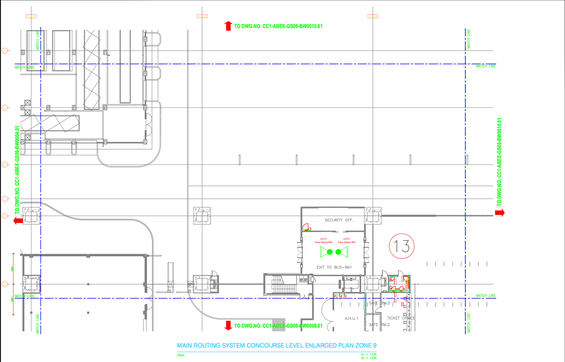
#> input picture ψ/active/width_1600.png, 565 x 362 px, shrunk from 1599 x 1024 before the run
$ python generate_heatmap.py
#> lines starting #> are read from the running program, lines starting #| are printed output that depends on the picture
"""
Smart Rail — Heatmap Generator
Simulates visitor density on Concourse Level Zone 9 floorplan
Based on DeepTrack sensor data model (Radical Enlighten)
"""

import sys
import os
sys.stdout.reconfigure(encoding='utf-8')

import numpy as np
import matplotlib.pyplot as plt
import matplotlib.colors as mcolors
from matplotlib.patches import FancyBboxPatch
from scipy.ndimage import gaussian_filter
from PIL import Image

# --- Config ---
FLOORPLAN_PATH = os.path.join(os.path.dirname(__file__), "width_1600.png")
OUTPUT_DIR = os.path.dirname(__file__)

# Load floorplan
img = Image.open(FLOORPLAN_PATH)
#> img is the input picture: PIL image 565x362 RGB; mean R, G, B 246.6, 247.7, 247.5
img_array = np.array(img)
h, w = img_array.shape[:2]
#> h = 362; w = 565

# --- Define sensor node positions (normalized 0-1, mapped to image) ---
# Based on floorplan layout analysis
SENSOR_NODES = {
    "FARE_GATE":       {"pos": (0.42, 0.58), "label": "Fare Gates",        "capacity": 200},
    "MAIN_CONCOURSE":  {"pos": (0.50, 0.30), "label": "Main Concourse",    "capacity": 500},
    "BUS_BAY_EXIT":    {"pos": (0.42, 0.68), "label": "Exit to Bus Bay",   "capacity": 150},
    "SECURITY":        {"pos": (0.52, 0.52), "label": "Security Office",   "capacity": 50},
    "TICKET":          {"pos": (0.78, 0.82), "label": "Ticket Counter",    "capacity": 100},
    "CORRIDOR_WEST":   {"pos": (0.12, 0.55), "label": "West Corridor",     "capacity": 120},
    "CORRIDOR_NORTH":  {"pos": (0.35, 0.15), "label": "North Passage",     "capacity": 180},
    "AHU_AREA":        {"pos": (0.55, 0.80), "label": "A.H.U. Area",       "capacity": 30},
    "ZONE_13":         {"pos": (0.75, 0.55), "label": "Zone 13 Junction",  "capacity": 250},
    "SOUTH_ENTRY":     {"pos": (0.38, 0.90), "label": "South Entry",       "capacity": 160},
}

# --- Time period simulation profiles ---
# Each period defines density multiplier per node (0.0 = empty, 1.0 = at capacity)
TIME_PERIODS = {
    "morning_0600_0900": {
        "title": "Morning Rush (06:00-09:00)",
        "subtitle": "Passengers entering station — High ticket + fare gate activity",
        "densities": {
            "FARE_GATE":      0.85,
            "MAIN_CONCOURSE": 0.70,
            "BUS_BAY_EXIT":   0.30,
            "SECURITY":       0.20,
            "TICKET":         0.90,
            "CORRIDOR_WEST":  0.45,
            "CORRIDOR_NORTH": 0.60,
            "AHU_AREA":       0.05,
            "ZONE_13":        0.55,
            "SOUTH_ENTRY":    0.75,
        }
    },
    "midday_1200_1500": {
        "title": "Midday Peak (12:00-15:00)",
        "subtitle": "Peak tourist density — Concourse + Zone 13 crowded",
        "densities": {
            "FARE_GATE":      0.95,
            "MAIN_CONCOURSE": 0.90,
            "BUS_BAY_EXIT":   0.70,
            "SECURITY":       0.35,
            "TICKET":         0.80,
            "CORRIDOR_WEST":  0.65,
            "CORRIDOR_NORTH": 0.50,
            "AHU_AREA":       0.05,
            "ZONE_13":        0.85,
            "SOUTH_ENTRY":    0.60,
        }
    },
    "evening_1800_2100": {
        "title": "Evening (18:00-21:00)",
        "subtitle": "Passengers exiting — Bus Bay + South Entry congested",
        "densities": {
            "FARE_GATE":      0.75,
            "MAIN_CONCOURSE": 0.50,
            "BUS_BAY_EXIT":   0.90,
            "SECURITY":       0.15,
            "TICKET":         0.40,
            "CORRIDOR_WEST":  0.55,
            "CORRIDOR_NORTH": 0.35,
            "AHU_AREA":       0.05,
            "ZONE_13":        0.65,
            "SOUTH_ENTRY":    0.80,
        }
    },
}

# --- Custom colormap: Green (Comfort) → Yellow (Busy) → Red (Alert) ---
colors_list = [
    (0.0, 0.0, 0.0, 0.0),       # transparent (no people)
    (0.0, 0.8, 0.2, 0.25),      # green - Comfort
    (0.2, 0.9, 0.1, 0.35),      # light green
    (1.0, 0.95, 0.0, 0.45),     # yellow - Busy
    (1.0, 0.6, 0.0, 0.55),      # orange
    (1.0, 0.15, 0.0, 0.65),     # red - Alert
    (0.8, 0.0, 0.0, 0.75),      # dark red - Over capacity
]
cmap = mcolors.LinearSegmentedColormap.from_list("density", colors_list, N=256)


def generate_density_field(period_key):
    """Generate a 2D density field from sensor node positions + simulated spread."""
    period = TIME_PERIODS[period_key]
    field = np.zeros((h, w), dtype=np.float64)

    for node_id, node in SENSOR_NODES.items():
        density = period["densities"][node_id]
        px = int(node["pos"][0] * w)
        py = int(node["pos"][1] * h)

        # Create point source
        spread = int(min(w, h) * 0.08)  # spread radius
        y_min = max(0, py - spread)
        y_max = min(h, py + spread)
        x_min = max(0, px - spread)
        x_max = min(w, px + spread)

        for y in range(y_min, y_max):
            for x in range(x_min, x_max):
                dist = np.sqrt((x - px)**2 + (y - py)**2)
                if dist < spread:
                    intensity = density * (1 - dist / spread) ** 1.5
                    field[y, x] = max(field[y, x], intensity)

    # Smooth the field
    field = gaussian_filter(field, sigma=min(w, h) * 0.035)

    # Normalize
    field = np.clip(field / max(field.max(), 0.01), 0, 1)
    return field


def render_heatmap(period_key):
    """Render heatmap overlay on floorplan and save."""
    period = TIME_PERIODS[period_key]
    field = generate_density_field(period_key)

    fig, ax = plt.subplots(1, 1, figsize=(16, 10), dpi=150)

    # Draw floorplan
    ax.imshow(img_array, extent=[0, w, h, 0], zorder=1)

    # Overlay heatmap
    ax.imshow(field, extent=[0, w, h, 0], cmap=cmap, alpha=0.7,
              vmin=0, vmax=1, zorder=2, interpolation='bilinear')

    # Draw sensor node markers
    for node_id, node in SENSOR_NODES.items():
        px = node["pos"][0] * w
        py = node["pos"][1] * h
        density = period["densities"][node_id]
        count = int(density * node["capacity"])

        # Status color
        if density < 0.5:
            status, scolor = "Comfort", "#2ecc71"
        elif density < 0.8:
            status, scolor = "Busy", "#f39c12"
        else:
            status, scolor = "Alert", "#e74c3c"

        # Node dot
        ax.plot(px, py, 'o', color=scolor, markersize=10, markeredgecolor='white',
                markeredgewidth=1.5, zorder=5)

        # Label
        label = f"{node['label']}\n{count}/{node['capacity']} ({status})"
        ax.annotate(label, (px, py), fontsize=5.5, fontweight='bold',
                    color='white', ha='center', va='bottom',
                    xytext=(0, 12), textcoords='offset points',
                    bbox=dict(boxstyle='round,pad=0.3', facecolor=scolor,
                              edgecolor='white', alpha=0.85),
                    zorder=6)

    # Title bar
    title_box = FancyBboxPatch((w * 0.02, h * 0.01), w * 0.96, h * 0.08,
                                boxstyle="round,pad=5", facecolor='#2c3e50',
                                edgecolor='white', linewidth=1.5, alpha=0.9,
                                zorder=7)
    ax.add_patch(title_box)
    ax.text(w * 0.50, h * 0.035, period["title"],
            fontsize=14, fontweight='bold', color='white',
            ha='center', va='center', zorder=8)
    ax.text(w * 0.50, h * 0.065, period["subtitle"],
            fontsize=9, color='#bdc3c7', ha='center', va='center', zorder=8)

    # DeepTrack branding
    ax.text(w * 0.98, h * 0.035, "DeepTrack Simulation",
            fontsize=7, color='#95a5a6', ha='right', va='center', zorder=8)

    # Legend
    legend_y = h * 0.94
    legend_items = [
        ("#2ecc71", "Comfort (< 50%)"),
        ("#f39c12", "Busy (50-80%)"),
        ("#e74c3c", "Alert (> 80%)"),
    ]
    for i, (color, label) in enumerate(legend_items):
        lx = w * 0.05 + i * w * 0.15
        ax.add_patch(plt.Rectangle((lx, legend_y), w * 0.02, h * 0.02,
                                    facecolor=color, edgecolor='white',
                                    linewidth=1, zorder=7))
        ax.text(lx + w * 0.025, legend_y + h * 0.01, label,
                fontsize=7, color='white', va='center', fontweight='bold',
                bbox=dict(boxstyle='round,pad=0.2', facecolor='#2c3e50',
                          alpha=0.8, edgecolor='none'),
                zorder=8)

    ax.set_xlim(0, w)
    ax.set_ylim(h, 0)
    ax.axis('off')
    plt.tight_layout(pad=0.5)

    output_path = os.path.join(OUTPUT_DIR, f"heatmap_{period_key}.png")
    fig.savefig(output_path, bbox_inches='tight', facecolor='#1a1a2e', pad_inches=0.2)
    plt.close(fig)
    print(f"Saved: {output_path}")
    return output_path


if __name__ == "__main__":
    print(f"Floorplan: {w}x{h}px")
#| Floorplan: 565x362px
    print(f"Sensor nodes: {len(SENSOR_NODES)}")
    print()
    for key in TIME_PERIODS:
        render_heatmap(key)
#> this loop made 3 passes
#> pass 1, in render_heatmap, `fig.savefig(output_path, bbox_inches='tight', facecolor='#1a1a2e', pad..`:
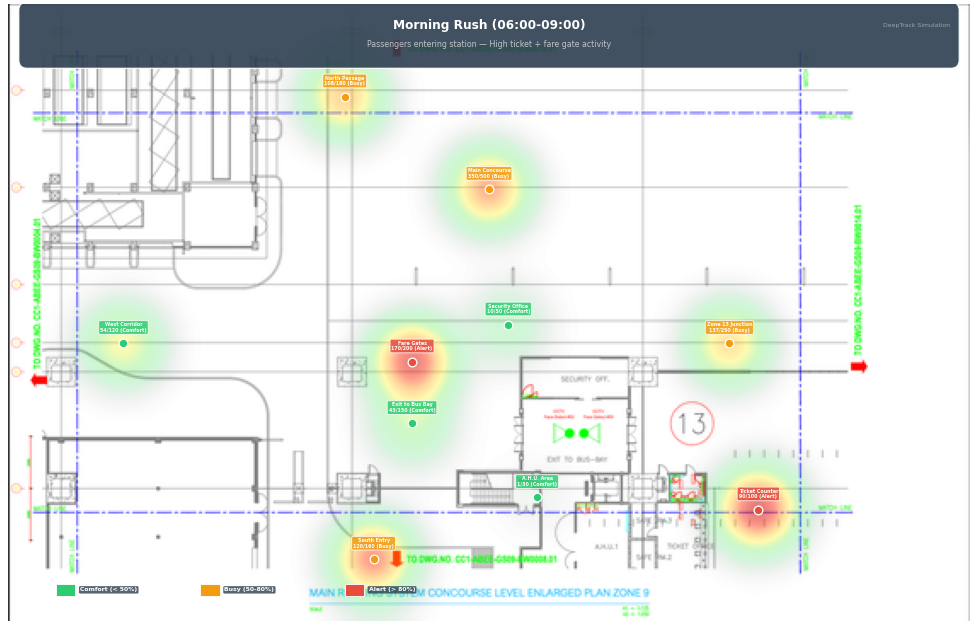
#> figure drawn by matplotlib, 1 panel
#> pass 2, in render_heatmap (call 2), `fig.savefig(output_path, bbox_inches='tight', facecolor='#1a1a2e', pad..`:
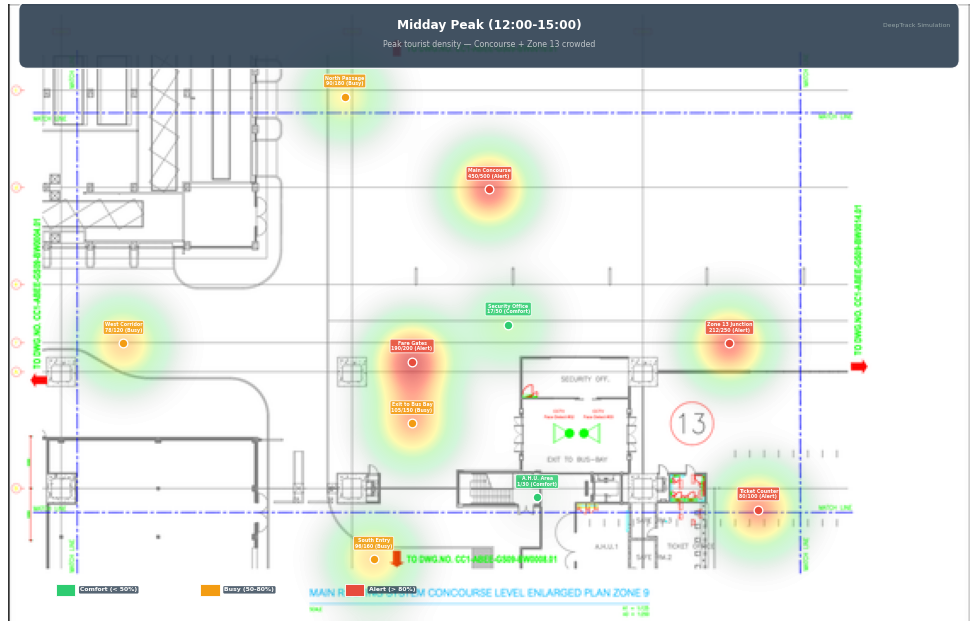
#> figure drawn by matplotlib, 1 panel
    print("\nDone! Generated 3 heatmaps.")

$ run again, with ψ/active/SWT.png copied over ψ/active/width_1600.png
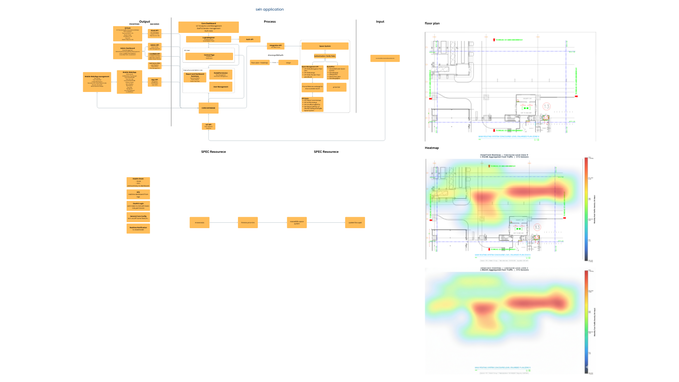
#> input picture ψ/active/SWT.png, 679 x 382 px, shrunk from 1920 x 1080 before the run
#> img is the input picture: PIL image 679x382 RGB; mean R, G, B 250.1, 249, 242.9
#| Floorplan: 679x382px
#> the loop `for key in TIME_PERIODS:` made 3 passes
#> pass 1, in render_heatmap, `fig.savefig(output_path, bbox_inches='tight', facecolor='#1a1a2e', pad..`:
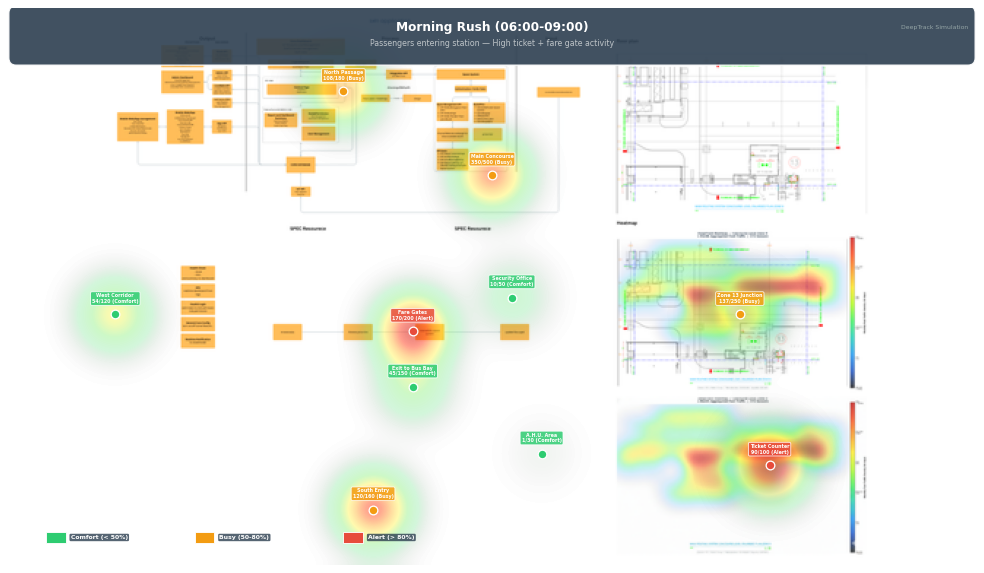
#> figure drawn by matplotlib, 1 panel
#> pass 2, in render_heatmap (call 2), `fig.savefig(output_path, bbox_inches='tight', facecolor='#1a1a2e', pad..`:
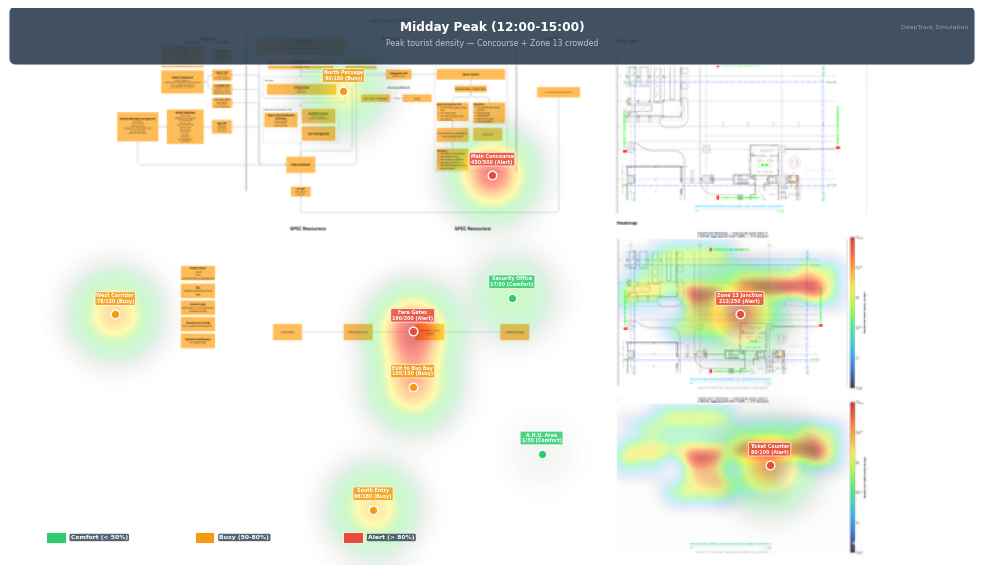
#> figure drawn by matplotlib, 1 panel
